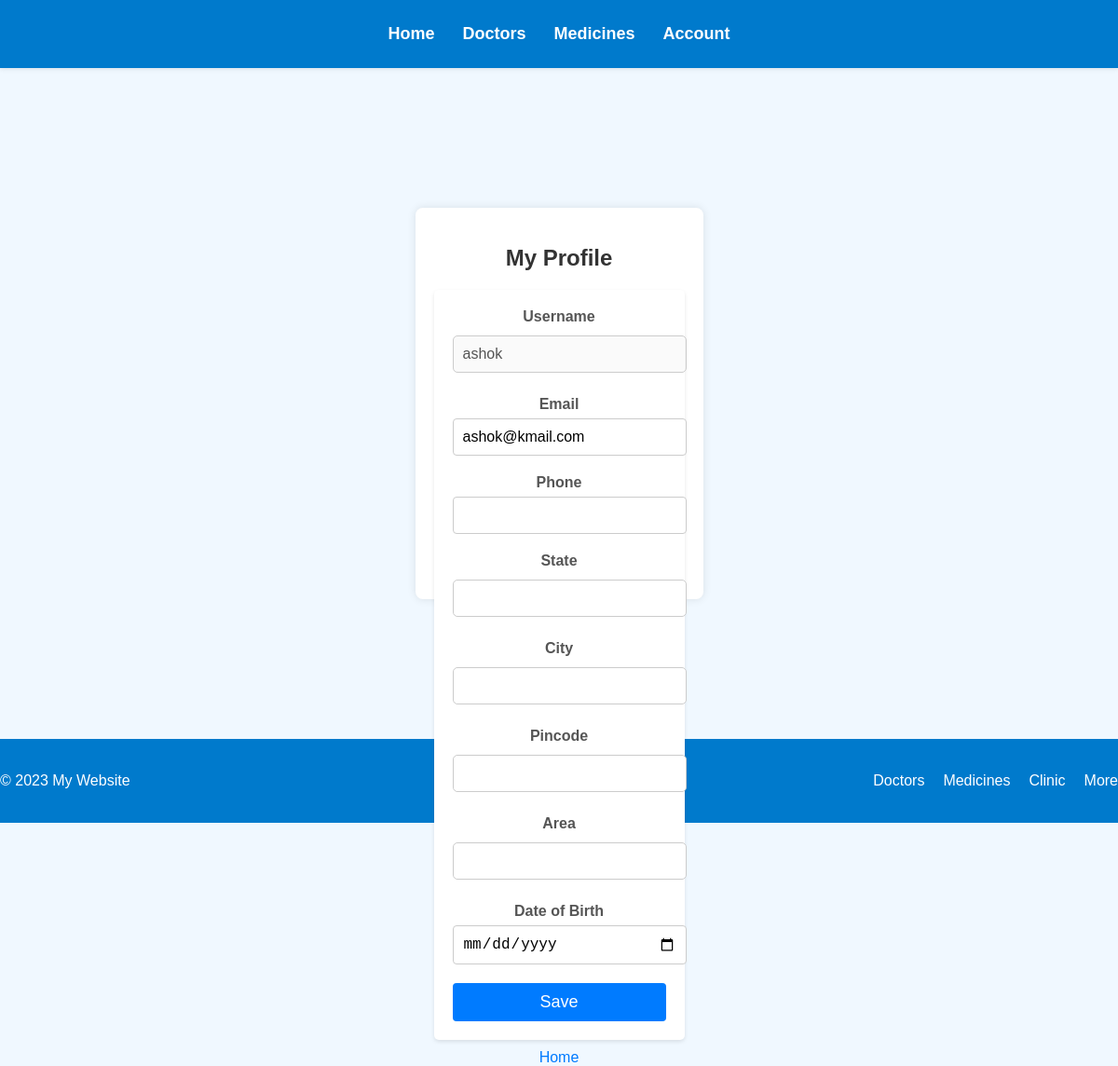
Page /account/ (signed in) on the earlier database version.
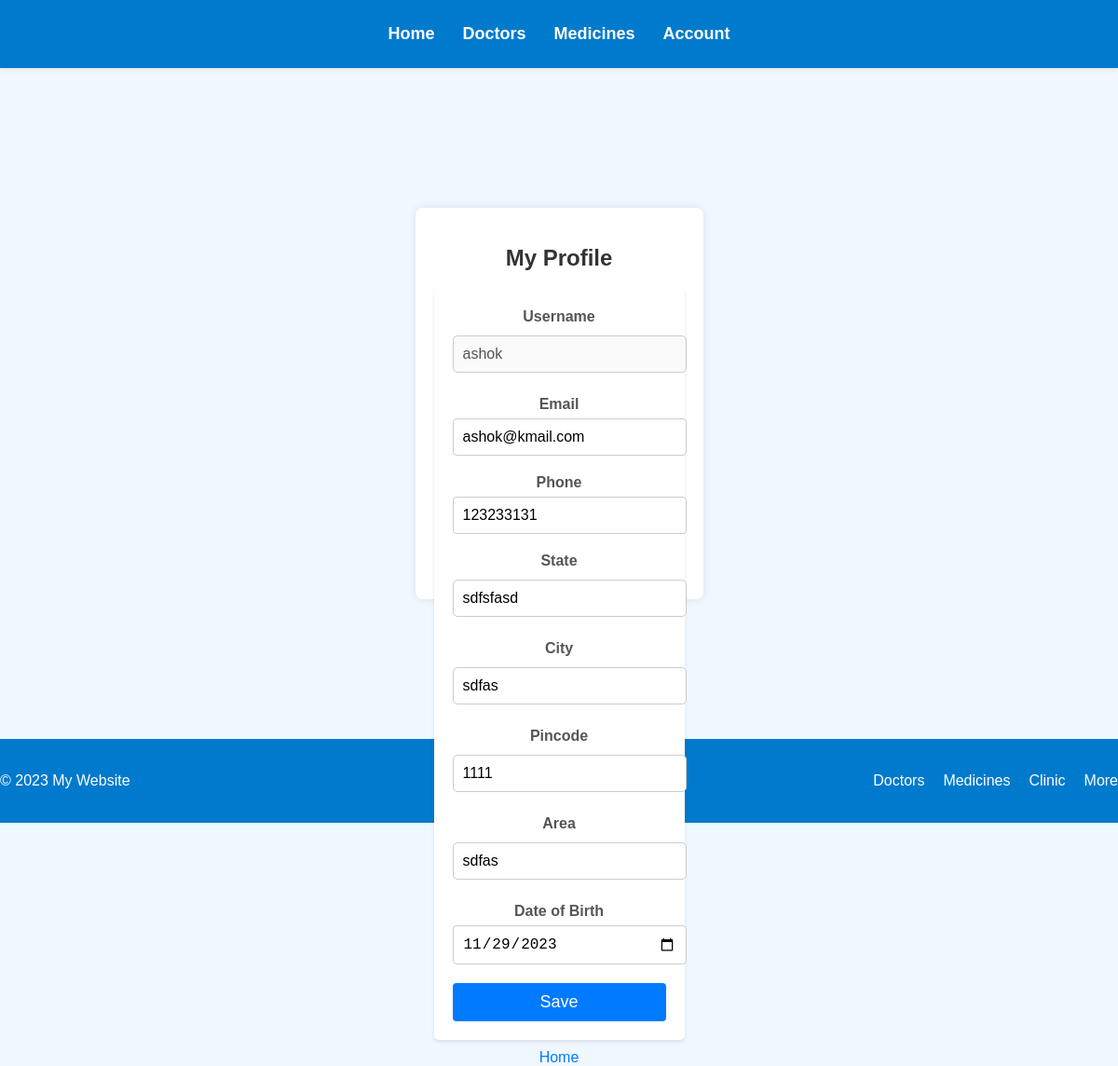
Same page on the later database version.
### client/models.py (models this page shows)
class Client(models.Model):
    user = models.ForeignKey(User, on_delete=models.DO_NOTHING, null=True, blank=True)
    phone = models.IntegerField(blank=True, null=True)
    state = models.CharField(max_length=200, blank=True, null=True)
    city = models.CharField(max_length=200, blank=True, null=True)
    pincode = models.IntegerField(blank=True, null=True)
    area = models.CharField(max_length=200, blank=True, null=True)
    dob = models.DateField(blank=True, null=True)

### client/views.py (the view, shortened to what this page needs)
# urls.py: path('account/', account, name='account'),
def account(request):
    count = 0
    obj = User.objects.get(username = request.user)
    profile = Client.objects.get(user = obj.id)
    con = {
        'profile':profile,
    }
    return render(request,'client/account.html',con)

### client/templates/client/account.html (shortened to what this page needs)
{% extends 'main.html' %}
{% load static %}
{% block content %}
<div class="mid">
    <div class="login-container">
        <h2>My Profile</h2>
        <form method="post">
            <div class="input-container">
                <label for="username">Username</label>
                <input type="text" id="username" name="username" value="{{ profile.user.username }}" disabled>
            </div>
            <div class="input-container">
                <label for="email">Email</label>
                <input type="email" id="email" name="email"
                {% if profile.user.email is not None %}
                value="{{ profile.user.email }}"
                {% endif %}>
            </div>
            <div class="input-container">
                <label for="phone">Phone</label>
                <input type="tel" id="phone" name="phone"
                {% if profile.phone is not None %}
                value="{{ profile.phone }}"
                {% endif %}>
            </div>
            <div class="input-container">
                <label for="state">State</label>
                <input type="text" id="state" name="state"
                {% if profile.state is not None %}
                value="{{ profile.state }}"
                {% endif %}>
            </div>
            <div class="input-container">
                <label for="city">City</label>
                <input type="text" id="city" name="city"
                {% if profile.city is not None %}
                value="{{ profile.city }}"
                {% endif %}>
            </div>
            <div class="input-container">
                <label for="pincode">Pincode</label>
                <input type="text" id="pincode" name="pincode"
                {% if profile.pincode is not None %}
                value="{{ profile.pincode }}"
                {% endif %}>
            </div>
            <div class="input-container">
                <label for="area">Area</label>
                <input type="text" id="area" name="area"
                {% if profile.area is not None %}
                value="{{ profile.area }}"
                {% endif %}>
            </div>
            <div class="input-container">
                <label for="dob">Date of Birth</label>
                <input type="date" id="dob" name="dob"
                {% if profile.dob is not None %}
                value="{{ profile.dob|date:'Y-m-d' }}"
                {% endif %}>
            </div>
            <button type="submit">Save</button>
        </form>
        {% if count is 1 %}
        <div class="btnl">
            <a href="{% url 'home' %}">Skip</a>
        </div>
        {% else %}
        <div class="btnl">
            <a href="{% url 'home' %}">Home</a>
        </div>
        {% endif %}
    </div>
</div>
{% endblock content %}

Differences in the rows shown:
changed Client "ashok": phone (not shown) → "123233131"; state (not shown) → "sdfsfasd"; city (not shown) → "sdfas"; pincode (not shown) → "1111"; area (not shown) → "sdfas"; dob (not shown) → "11/29/2023"
